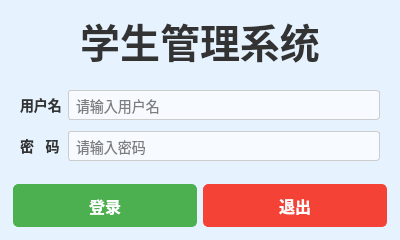
<?xml version="1.0" encoding="UTF-8"?>
<ui version="4.0">
 <class>LOGIN</class>
 <widget class="QWidget" name="LOGIN">
  <property name="geometry">
   <rect>
    <x>0</x>
    <y>0</y>
    <width>400</width>
    <height>240</height>
   </rect>
  </property>
  <property name="windowTitle">
   <string>登录</string>
  </property>
  <property name="styleSheet">
   <string>
     QWidget {
        background-color: #e6f3ff;
        font-family: &quot;Segoe UI&quot;, sans-serif;
     }
     QLabel {
        font-size: 14px;
        font-weight: bold;
        color: #333;
     }
     QLineEdit {
        font-size: 14px;
        padding: 5px;
        border: 1px solid #ccc;
        border-radius: 3px;
     }
     QPushButton {
        background-color: #4CAF50;
        color: white;
        font-size: 16px;
        font-weight: bold;
        border-radius: 5px;
        padding: 10px 20px;
        border: 1px solid #4CAF50;
        min-width: 100px;
     }
     QPushButton:hover {
        background-color: #45a049;
     }
     QPushButton:pressed {
        background-color: #388E3C;
     }
     QLabel#label {
        font-family: &quot;思源黑体 CN&quot;;
        font-size: 20px;
     }
   </string>
  </property>
  <layout class="QGridLayout" name="gridLayout_3">
   <item row="1" column="0">
    <widget class="QWidget" name="widget_2" native="true">
     <property name="minimumSize">
      <size>
       <width>0</width>
       <height>100</height>
      </size>
     </property>
     <property name="maximumSize">
      <size>
       <width>16777215</width>
       <height>100</height>
      </size>
     </property>
     <layout class="QGridLayout" name="gridLayout_2">
      <item row="0" column="0">
       <widget class="QLabel" name="label_2">
        <property name="text">
         <string>用户名</string>
        </property>
       </widget>
      </item>
      <item row="0" column="1">
       <widget class="QLineEdit" name="lineEdit_Username">
        <property name="styleSheet">
         <string notr="true">background-color: rgba(255, 255, 255,0.7);</string>
        </property>
        <property name="maxLength">
         <number>32</number>
        </property>
        <property name="placeholderText">
         <string>请输入用户名</string>
        </property>
       </widget>
      </item>
      <item row="1" column="0">
       <widget class="QLabel" name="label_3">
        <property name="text">
         <string>密   码</string>
        </property>
       </widget>
      </item>
      <item row="1" column="1">
       <widget class="QLineEdit" name="lineEdit_Password">
        <property name="styleSheet">
         <string notr="true">background-color: rgba(255, 255, 255,0.7);</string>
        </property>
        <property name="echoMode">
         <enum>QLineEdit::EchoMode::Password</enum>
        </property>
        <property name="placeholderText">
         <string>请输入密码</string>
        </property>
       </widget>
      </item>
     </layout>
    </widget>
   </item>
   <item row="0" column="0">
    <widget class="QLabel" name="label">
     <property name="font">
      <font>
       <family>思源黑体 CN</family>
       <pointsize>-1</pointsize>
       <bold>true</bold>
      </font>
     </property>
     <property name="styleSheet">
      <string notr="true">
            font-size: 40px;
            font-weight: bold;
</string>
     </property>
     <property name="text">
      <string>学生管理系统</string>
     </property>
     <property name="alignment">
      <set>Qt::AlignmentFlag::AlignCenter</set>
     </property>
    </widget>
   </item>
   <item row="3" column="0">
    <widget class="QWidget" name="widget" native="true">
     <property name="minimumSize">
      <size>
       <width>0</width>
       <height>40</height>
      </size>
     </property>
     <property name="maximumSize">
      <size>
       <width>16777215</width>
       <height>50</height>
      </size>
     </property>
     <layout class="QGridLayout">
      <property name="leftMargin">
       <number>2</number>
      </property>
      <property name="topMargin">
       <number>2</number>
      </property>
      <property name="rightMargin">
       <number>2</number>
      </property>
      <property name="bottomMargin">
       <number>2</number>
      </property>
      <item row="1" column="1">
       <widget class="QPushButton" name="btn_exit">
        <property name="minimumSize">
         <size>
          <width>142</width>
          <height>32</height>
         </size>
        </property>
        <property name="styleSheet">
         <string notr="true">
         QPushButton {
            background-color: #f44336;
            color: white;
            font-size: 16px;
            font-weight: bold;
            border-radius: 5px;
            padding: 10px 20px;
            border: 1px solid #f44336;
            min-width: 100px;
         }
         QPushButton:hover {
            background-color: #e53935;
         }
         QPushButton:pressed {
            background-color: #d32f2f;
         }
       </string>
        </property>
        <property name="text">
         <string>退出</string>
        </property>
       </widget>
      </item>
      <item row="1" column="0">
       <widget class="QPushButton" name="btn_login">
        <property name="minimumSize">
         <size>
          <width>142</width>
          <height>32</height>
         </size>
        </property>
        <property name="text">
         <string>登录</string>
        </property>
       </widget>
      </item>
     </layout>
    </widget>
   </item>
  </layout>
 </widget>
 <resources/>
 <connections/>
</ui>
